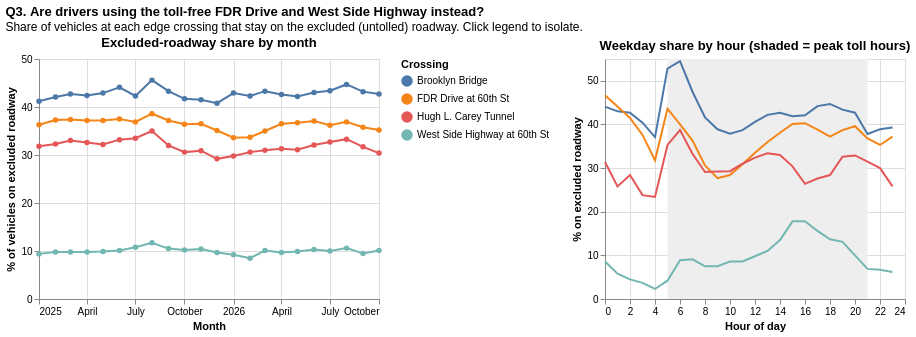

Express this chart as Vega-Lite.
### Vega-Lite specification from a JSON file in a GitHub repository (floating-point values rounded to 4 significant figures)
{"$schema": "https://vega.github.io/schema/vega-lite/v5.json", "title": {"text": "Q3. Are drivers using the toll-free FDR Drive and West Side Highway instead?", "subtitle": "Share of vehicles at each edge crossing that stay on the excluded (untolled) roadway. Click legend to isolate."}, "hconcat": [{"title": "Excluded-roadway share by month", "width": 340, "height": 240, "data": {"values": [{"month": "2025-01-01", "detection_group": "Brooklyn Bridge", "crz_entries": 769762, "excluded_roadway_entries": 539089, "excluded_share_pct": 41.2}, {"month": "2025-01-01", "detection_group": "FDR Drive at 60th St", "crz_entries": 1349828, "excluded_roadway_entries": 770448, "excluded_share_pct": 36.3}, {"month": "2025-01-01", "detection_group": "Hugh L. Carey Tunnel", "crz_entries": 517688, "excluded_roadway_entries": 241399, "excluded_share_pct": 31.8}, {"month": "2025-01-01", "detection_group": "West Side Highway at 60th St", "crz_entries": 1094645, "excluded_roadway_entries": 113354, "excluded_share_pct": 9.4}, {"month": "2025-02-01", "detection_group": "Brooklyn Bridge", "crz_entries": 780770, "excluded_roadway_entries": 566637, "excluded_share_pct": 42.1}, {"month": "2025-02-01", "detection_group": "FDR Drive at 60th St", "crz_entries": 1384969, "excluded_roadway_entries": 825209, "excluded_share_pct": 37.3}, {"month": "2025-02-01", "detection_group": "Hugh L. Carey Tunnel", "crz_entries": 564895, "excluded_roadway_entries": 269025, "excluded_share_pct": 32.3}, {"month": "2025-02-01", "detection_group": "West Side Highway at 60th St", "crz_entries": 1180242, "excluded_roadway_entries": 127637, "excluded_share_pct": 9.8}, {"month": "2025-03-01", "detection_group": "Brooklyn Bridge", "crz_entries": 873361, "excluded_roadway_entries": 651636, "excluded_share_pct": 42.7}, {"month": "2025-03-01", "detection_group": "FDR Drive at 60th St", "crz_entries": 1613191, "excluded_roadway_entries": 961926, "excluded_share_pct": 37.4}, {"month": "2025-03-01", "detection_group": "Hugh L. Carey Tunnel", "crz_entries": 652085, "excluded_roadway_entries": 321819, "excluded_share_pct": 33.0}, {"month": "2025-03-01", "detection_group": "West Side Highway at 60th St", "crz_entries": 1359995, "excluded_roadway_entries": 148066, "excluded_share_pct": 9.8}, {"month": "2025-04-01", "detection_group": "Brooklyn Bridge", "crz_entries": 835560, "excluded_roadway_entries": 614211, "excluded_share_pct": 42.4}, {"month": "2025-04-01", "detection_group": "FDR Drive at 60th St", "crz_entries": 1551234, "excluded_roadway_entries": 918394, "excluded_share_pct": 37.2}, {"month": "2025-04-01", "detection_group": "Hugh L. Carey Tunnel", "crz_entries": 639159, "excluded_roadway_entries": 308596, "excluded_share_pct": 32.6}, {"month": "2025-04-01", "detection_group": "West Side Highway at 60th St", "crz_entries": 1351857, "excluded_roadway_entries": 146921, "excluded_share_pct": 9.8}, {"month": "2025-05-01", "detection_group": "Brooklyn Bridge", "crz_entries": 861575, "excluded_roadway_entries": 646835, "excluded_share_pct": 42.9}, {"month": "2025-05-01", "detection_group": "FDR Drive at 60th St", "crz_entries": 1624505, "excluded_roadway_entries": 961619, "excluded_share_pct": 37.2}, {"month": "2025-05-01", "detection_group": "Hugh L. Carey Tunnel", "crz_entries": 688269, "excluded_roadway_entries": 327002, "excluded_share_pct": 32.2}, {"month": "2025-05-01", "detection_group": "West Side Highway at 60th St", "crz_entries": 1374749, "excluded_roadway_entries": 150854, "excluded_share_pct": 9.9}, {"month": "2025-06-01", "detection_group": "Brooklyn Bridge", "crz_entries": 793711, "excluded_roadway_entries": 626927, "excluded_share_pct": 44.1}, {"month": "2025-06-01", "detection_group": "FDR Drive at 60th St", "crz_entries": 1558688, "excluded_roadway_entries": 934247, "excluded_share_pct": 37.5}, {"month": "2025-06-01", "detection_group": "Hugh L. Carey Tunnel", "crz_entries": 656135, "excluded_roadway_entries": 326716, "excluded_share_pct": 33.2}, {"month": "2025-06-01", "detection_group": "West Side Highway at 60th St", "crz_entries": 1328095, "excluded_roadway_entries": 148943, "excluded_share_pct": 10.1}, {"month": "2025-07-01", "detection_group": "Brooklyn Bridge", "crz_entries": 818153, "excluded_roadway_entries": 599745, "excluded_share_pct": 42.3}, {"month": "2025-07-01", "detection_group": "FDR Drive at 60th St", "crz_entries": 1553411, "excluded_roadway_entries": 907944, "excluded_share_pct": 36.9}, {"month": "2025-07-01", "detection_group": "Hugh L. Carey Tunnel", "crz_entries": 638610, "excluded_roadway_entries": 321427, "excluded_share_pct": 33.5}, {"month": "2025-07-01", "detection_group": "West Side Highway at 60th St", "crz_entries": 1362155, "excluded_roadway_entries": 164985, "excluded_share_pct": 10.8}, {"month": "2025-08-01", "detection_group": "Brooklyn Bridge", "crz_entries": 789861, "excluded_roadway_entries": 662362, "excluded_share_pct": 45.6}, {"month": "2025-08-01", "detection_group": "FDR Drive at 60th St", "crz_entries": 1527972, "excluded_roadway_entries": 961334, "excluded_share_pct": 38.6}, {"month": "2025-08-01", "detection_group": "Hugh L. Carey Tunnel", "crz_entries": 646176, "excluded_roadway_entries": 348024, "excluded_share_pct": 35.0}, {"month": "2025-08-01", "detection_group": "West Side Highway at 60th St", "crz_entries": 1311346, "excluded_roadway_entries": 173115, "excluded_share_pct": 11.7}, {"month": "2025-09-01", "detection_group": "Brooklyn Bridge", "crz_entries": 814335, "excluded_roadway_entries": 621898, "excluded_share_pct": 43.3}, {"month": "2025-09-01", "detection_group": "FDR Drive at 60th St", "crz_entries": 1511447, "excluded_roadway_entries": 896347, "excluded_share_pct": 37.2}, {"month": "2025-09-01", "detection_group": "Hugh L. Carey Tunnel", "crz_entries": 667949, "excluded_roadway_entries": 314333, "excluded_share_pct": 32.0}, {"month": "2025-09-01", "detection_group": "West Side Highway at 60th St", "crz_entries": 1365886, "excluded_roadway_entries": 160118, "excluded_share_pct": 10.5}, {"month": "2025-10-01", "detection_group": "Brooklyn Bridge", "crz_entries": 868015, "excluded_roadway_entries": 620300, "excluded_share_pct": 41.7}, {"month": "2025-10-01", "detection_group": "FDR Drive at 60th St", "crz_entries": 1540255, "excluded_roadway_entries": 882818, "excluded_share_pct": 36.4}, {"month": "2025-10-01", "detection_group": "Hugh L. Carey Tunnel", "crz_entries": 707121, "excluded_roadway_entries": 312519, "excluded_share_pct": 30.6}, {"month": "2025-10-01", "detection_group": "West Side Highway at 60th St", "crz_entries": 1424140, "excluded_roadway_entries": 162349, "excluded_share_pct": 10.2}, {"month": "2025-11-01", "detection_group": "Brooklyn Bridge", "crz_entries": 807804, "excluded_roadway_entries": 572852, "excluded_share_pct": 41.5}, {"month": "2025-11-01", "detection_group": "FDR Drive at 60th St", "crz_entries": 1476887, "excluded_roadway_entries": 848994, "excluded_share_pct": 36.5}, {"month": "2025-11-01", "detection_group": "Hugh L. Carey Tunnel", "crz_entries": 674297, "excluded_roadway_entries": 302149, "excluded_share_pct": 30.9}, {"month": "2025-11-01", "detection_group": "West Side Highway at 60th St", "crz_entries": 1337538, "excluded_roadway_entries": 155137, "excluded_share_pct": 10.4}, {"month": "2025-12-01", "detection_group": "Brooklyn Bridge", "crz_entries": 799941, "excluded_roadway_entries": 551224, "excluded_share_pct": 40.8}, {"month": "2025-12-01", "detection_group": "FDR Drive at 60th St", "crz_entries": 1562190, "excluded_roadway_entries": 846249, "excluded_share_pct": 35.1}, {"month": "2025-12-01", "detection_group": "Hugh L. Carey Tunnel", "crz_entries": 688606, "excluded_roadway_entries": 284479, "excluded_share_pct": 29.2}, {"month": "2025-12-01", "detection_group": "West Side Highway at 60th St", "crz_entries": 1330728, "excluded_roadway_entries": 143149, "excluded_share_pct": 9.7}, {"month": "2026-01-01", "detection_group": "Brooklyn Bridge", "crz_entries": 726945, "excluded_roadway_entries": 546771, "excluded_share_pct": 42.9}, {"month": "2026-01-01", "detection_group": "FDR Drive at 60th St", "crz_entries": 1460259, "excluded_roadway_entries": 739456, "excluded_share_pct": 33.6}, {"month": "2026-01-01", "detection_group": "Hugh L. Carey Tunnel", "crz_entries": 588577, "excluded_roadway_entries": 250219, "excluded_share_pct": 29.8}, {"month": "2026-01-01", "detection_group": "West Side Highway at 60th St", "crz_entries": 1158946, "excluded_roadway_entries": 117936, "excluded_share_pct": 9.2}, {"month": "2026-02-01", "detection_group": "Brooklyn Bridge", "crz_entries": 653759, "excluded_roadway_entries": 479851, "excluded_share_pct": 42.3}, {"month": "2026-02-01", "detection_group": "FDR Drive at 60th St", "crz_entries": 1347065, "excluded_roadway_entries": 686215, "excluded_share_pct": 33.7}, {"month": "2026-02-01", "detection_group": "Hugh L. Carey Tunnel", "crz_entries": 542405, "excluded_roadway_entries": 238674, "excluded_share_pct": 30.6}, {"month": "2026-02-01", "detection_group": "West Side Highway at 60th St", "crz_entries": 1098415, "excluded_roadway_entries": 101668, "excluded_share_pct": 8.5}, {"month": "2026-03-01", "detection_group": "Brooklyn Bridge", "crz_entries": 784280, "excluded_roadway_entries": 598460, "excluded_share_pct": 43.3}, {"month": "2026-03-01", "detection_group": "FDR Drive at 60th St", "crz_entries": 1590701, "excluded_roadway_entries": 857546, "excluded_share_pct": 35.0}, {"month": "2026-03-01", "detection_group": "Hugh L. Carey Tunnel", "crz_entries": 655306, "excluded_roadway_entries": 294066, "excluded_share_pct": 31.0}, {"month": "2026-03-01", "detection_group": "West Side Highway at 60th St", "crz_entries": 1330176, "excluded_roadway_entries": 149281, "excluded_share_pct": 10.1}, {"month": "2026-04-01", "detection_group": "Brooklyn Bridge", "crz_entries": 801905, "excluded_roadway_entries": 594132, "excluded_share_pct": 42.6}, {"month": "2026-04-01", "detection_group": "FDR Drive at 60th St", "crz_entries": 1546882, "excluded_roadway_entries": 890788, "excluded_share_pct": 36.5}, {"month": "2026-04-01", "detection_group": "Hugh L. Carey Tunnel", "crz_entries": 629812, "excluded_roadway_entries": 286281, "excluded_share_pct": 31.3}, {"month": "2026-04-01", "detection_group": "West Side Highway at 60th St", "crz_entries": 1350884, "excluded_roadway_entries": 144738, "excluded_share_pct": 9.7}, {"month": "2026-05-01", "detection_group": "Brooklyn Bridge", "crz_entries": 842718, "excluded_roadway_entries": 615197, "excluded_share_pct": 42.2}, {"month": "2026-05-01", "detection_group": "FDR Drive at 60th St", "crz_entries": 1568248, "excluded_roadway_entries": 909283, "excluded_share_pct": 36.7}, {"month": "2026-05-01", "detection_group": "Hugh L. Carey Tunnel", "crz_entries": 672608, "excluded_roadway_entries": 303580, "excluded_share_pct": 31.1}, {"month": "2026-05-01", "detection_group": "West Side Highway at 60th St", "crz_entries": 1395019, "excluded_roadway_entries": 152486, "excluded_share_pct": 9.9}, {"month": "2026-06-01", "detection_group": "Brooklyn Bridge", "crz_entries": 795785, "excluded_roadway_entries": 599994, "excluded_share_pct": 43.0}, {"month": "2026-06-01", "detection_group": "FDR Drive at 60th St", "crz_entries": 1528659, "excluded_roadway_entries": 902806, "excluded_share_pct": 37.1}, {"month": "2026-06-01", "detection_group": "Hugh L. Carey Tunnel", "crz_entries": 669534, "excluded_roadway_entries": 316680, "excluded_share_pct": 32.1}, {"month": "2026-06-01", "detection_group": "West Side Highway at 60th St", "crz_entries": 1364351, "excluded_roadway_entries": 157253, "excluded_share_pct": 10.3}, {"month": "2026-07-01", "detection_group": "Brooklyn Bridge", "crz_entries": 796292, "excluded_roadway_entries": 610624, "excluded_share_pct": 43.4}, {"month": "2026-07-01", "detection_group": "FDR Drive at 60th St", "crz_entries": 1611401, "excluded_roadway_entries": 915244, "excluded_share_pct": 36.2}, {"month": "2026-07-01", "detection_group": "Hugh L. Carey Tunnel", "crz_entries": 638074, "excluded_roadway_entries": 310244, "excluded_share_pct": 32.7}, {"month": "2026-07-01", "detection_group": "West Side Highway at 60th St", "crz_entries": 1308553, "excluded_roadway_entries": 145201, "excluded_share_pct": 10.0}, {"month": "2026-08-01", "detection_group": "Brooklyn Bridge", "crz_entries": 798671, "excluded_roadway_entries": 646383, "excluded_share_pct": 44.7}, {"month": "2026-08-01", "detection_group": "FDR Drive at 60th St", "crz_entries": 1574453, "excluded_roadway_entries": 920793, "excluded_share_pct": 36.9}, {"month": "2026-08-01", "detection_group": "Hugh L. Carey Tunnel", "crz_entries": 590125, "excluded_roadway_entries": 294281, "excluded_share_pct": 33.3}, {"month": "2026-08-01", "detection_group": "West Side Highway at 60th St", "crz_entries": 1271826, "excluded_roadway_entries": 151106, "excluded_share_pct": 10.6}, {"month": "2026-09-01", "detection_group": "Brooklyn Bridge", "crz_entries": 783701, "excluded_roadway_entries": 594921, "excluded_share_pct": 43.2}, {"month": "2026-09-01", "detection_group": "FDR Drive at 60th St", "crz_entries": 1555501, "excluded_roadway_entries": 868230, "excluded_share_pct": 35.8}, {"month": "2026-09-01", "detection_group": "Hugh L. Carey Tunnel", "crz_entries": 624440, "excluded_roadway_entries": 290115, "excluded_share_pct": 31.7}, {"month": "2026-09-01", "detection_group": "West Side Highway at 60th St", "crz_entries": 1327289, "excluded_roadway_entries": 139570, "excluded_share_pct": 9.5}, {"month": "2026-10-01", "detection_group": "Brooklyn Bridge", "crz_entries": 628408, "excluded_roadway_entries": 468302, "excluded_share_pct": 42.7}, {"month": "2026-10-01", "detection_group": "FDR Drive at 60th St", "crz_entries": 1280720, "excluded_roadway_entries": 696554, "excluded_share_pct": 35.2}, {"month": "2026-10-01", "detection_group": "Hugh L. Carey Tunnel", "crz_entries": 552566, "excluded_roadway_entries": 240933, "excluded_share_pct": 30.4}, {"month": "2026-10-01", "detection_group": "West Side Highway at 60th St", "crz_entries": 1111342, "excluded_roadway_entries": 124342, "excluded_share_pct": 10.1}]}, "params": [{"name": "grp", "select": {"type": "point", "fields": ["detection_group"]}, "bind": "legend"}], "mark": {"type": "line", "point": true}, "encoding": {"x": {"field": "month", "type": "temporal", "title": "Month"}, "y": {"field": "excluded_share_pct", "type": "quantitative", "title": "% of vehicles on excluded roadway"}, "color": {"field": "detection_group", "type": "nominal", "title": "Crossing"}, "opacity": {"condition": {"param": "grp", "value": 1}, "value": 0.15}, "tooltip": [{"field": "detection_group"}, {"field": "month", "type": "temporal", "format": "%b %Y"}, {"field": "excluded_share_pct"}, {"field": "excluded_roadway_entries", "format": ","}]}}, {"title": "Weekday share by hour (shaded = peak toll hours)", "width": 300, "height": 240, "layer": [{"data": {"values": [{"a": 5, "b": 21}]}, "mark": {"type": "rect", "color": "#eee"}, "encoding": {"x": {"field": "a", "type": "quantitative"}, "x2": {"field": "b"}}}, {"data": {"values": [{"detection_group": "Brooklyn Bridge", "hour_of_day": 0, "crz_entries": 301558, "excluded_roadway_entries": 237737, "excluded_share_pct": 44.1, "toll_period": "Overnight"}, {"detection_group": "Brooklyn Bridge", "hour_of_day": 1, "crz_entries": 206586, "excluded_roadway_entries": 155722, "excluded_share_pct": 43.0, "toll_period": "Overnight"}, {"detection_group": "Brooklyn Bridge", "hour_of_day": 2, "crz_entries": 157110, "excluded_roadway_entries": 117105, "excluded_share_pct": 42.7, "toll_period": "Overnight"}, {"detection_group": "Brooklyn Bridge", "hour_of_day": 3, "crz_entries": 175869, "excluded_roadway_entries": 119131, "excluded_share_pct": 40.4, "toll_period": "Overnight"}, {"detection_group": "Brooklyn Bridge", "hour_of_day": 4, "crz_entries": 372597, "excluded_roadway_entries": 220159, "excluded_share_pct": 37.1, "toll_period": "Overnight"}, {"detection_group": "Brooklyn Bridge", "hour_of_day": 5, "crz_entries": 395657, "excluded_roadway_entries": 442868, "excluded_share_pct": 52.8, "toll_period": "Peak"}, {"detection_group": "Brooklyn Bridge", "hour_of_day": 6, "crz_entries": 555863, "excluded_roadway_entries": 665869, "excluded_share_pct": 54.5, "toll_period": "Peak"}, {"detection_group": "Brooklyn Bridge", "hour_of_day": 7, "crz_entries": 617698, "excluded_roadway_entries": 559865, "excluded_share_pct": 47.5, "toll_period": "Peak"}, {"detection_group": "Brooklyn Bridge", "hour_of_day": 8, "crz_entries": 652452, "excluded_roadway_entries": 463881, "excluded_share_pct": 41.6, "toll_period": "Peak"}, {"detection_group": "Brooklyn Bridge", "hour_of_day": 9, "crz_entries": 661682, "excluded_roadway_entries": 421391, "excluded_share_pct": 38.9, "toll_period": "Peak"}, {"detection_group": "Brooklyn Bridge", "hour_of_day": 10, "crz_entries": 632863, "excluded_roadway_entries": 386727, "excluded_share_pct": 37.9, "toll_period": "Peak"}, {"detection_group": "Brooklyn Bridge", "hour_of_day": 11, "crz_entries": 603347, "excluded_roadway_entries": 381219, "excluded_share_pct": 38.7, "toll_period": "Peak"}, {"detection_group": "Brooklyn Bridge", "hour_of_day": 12, "crz_entries": 577383, "excluded_roadway_entries": 395174, "excluded_share_pct": 40.6, "toll_period": "Peak"}, {"detection_group": "Brooklyn Bridge", "hour_of_day": 13, "crz_entries": 586116, "excluded_roadway_entries": 427551, "excluded_share_pct": 42.2, "toll_period": "Peak"}, {"detection_group": "Brooklyn Bridge", "hour_of_day": 14, "crz_entries": 614904, "excluded_roadway_entries": 457650, "excluded_share_pct": 42.7, "toll_period": "Peak"}, {"detection_group": "Brooklyn Bridge", "hour_of_day": 15, "crz_entries": 616411, "excluded_roadway_entries": 445017, "excluded_share_pct": 41.9, "toll_period": "Peak"}, {"detection_group": "Brooklyn Bridge", "hour_of_day": 16, "crz_entries": 627753, "excluded_roadway_entries": 455986, "excluded_share_pct": 42.1, "toll_period": "Peak"}, {"detection_group": "Brooklyn Bridge", "hour_of_day": 17, "crz_entries": 636966, "excluded_roadway_entries": 503630, "excluded_share_pct": 44.2, "toll_period": "Peak"}, {"detection_group": "Brooklyn Bridge", "hour_of_day": 18, "crz_entries": 630056, "excluded_roadway_entries": 509640, "excluded_share_pct": 44.7, "toll_period": "Peak"}, {"detection_group": "Brooklyn Bridge", "hour_of_day": 19, "crz_entries": 599923, "excluded_roadway_entries": 459999, "excluded_share_pct": 43.4, "toll_period": "Peak"}, {"detection_group": "Brooklyn Bridge", "hour_of_day": 20, "crz_entries": 571380, "excluded_roadway_entries": 425501, "excluded_share_pct": 42.7, "toll_period": "Peak"}, {"detection_group": "Brooklyn Bridge", "hour_of_day": 21, "crz_entries": 653158, "excluded_roadway_entries": 396125, "excluded_share_pct": 37.8, "toll_period": "Overnight"}, {"detection_group": "Brooklyn Bridge", "hour_of_day": 22, "crz_entries": 595039, "excluded_roadway_entries": 379331, "excluded_share_pct": 38.9, "toll_period": "Overnight"}, {"detection_group": "Brooklyn Bridge", "hour_of_day": 23, "crz_entries": 496974, "excluded_roadway_entries": 321526, "excluded_share_pct": 39.3, "toll_period": "Overnight"}, {"detection_group": "FDR Drive at 60th St", "hour_of_day": 0, "crz_entries": 399744, "excluded_roadway_entries": 350899, "excluded_share_pct": 46.7, "toll_period": "Overnight"}, {"detection_group": "FDR Drive at 60th St", "hour_of_day": 1, "crz_entries": 273140, "excluded_roadway_entries": 215865, "excluded_share_pct": 44.1, "toll_period": "Overnight"}, {"detection_group": "FDR Drive at 60th St", "hour_of_day": 2, "crz_entries": 224233, "excluded_roadway_entries": 158962, "excluded_share_pct": 41.5, "toll_period": "Overnight"}, {"detection_group": "FDR Drive at 60th St", "hour_of_day": 3, "crz_entries": 226748, "excluded_roadway_entries": 136854, "excluded_share_pct": 37.6, "toll_period": "Overnight"}, {"detection_group": "FDR Drive at 60th St", "hour_of_day": 4, "crz_entries": 447270, "excluded_roadway_entries": 208889, "excluded_share_pct": 31.8, "toll_period": "Overnight"}, {"detection_group": "FDR Drive at 60th St", "hour_of_day": 5, "crz_entries": 659451, "excluded_roadway_entries": 509118, "excluded_share_pct": 43.6, "toll_period": "Peak"}, {"detection_group": "FDR Drive at 60th St", "hour_of_day": 6, "crz_entries": 1111323, "excluded_roadway_entries": 741767, "excluded_share_pct": 40.0, "toll_period": "Peak"}, {"detection_group": "FDR Drive at 60th St", "hour_of_day": 7, "crz_entries": 1286502, "excluded_roadway_entries": 733314, "excluded_share_pct": 36.3, "toll_period": "Peak"}, {"detection_group": "FDR Drive at 60th St", "hour_of_day": 8, "crz_entries": 1489910, "excluded_roadway_entries": 655992, "excluded_share_pct": 30.6, "toll_period": "Peak"}, {"detection_group": "FDR Drive at 60th St", "hour_of_day": 9, "crz_entries": 1510165, "excluded_roadway_entries": 578536, "excluded_share_pct": 27.7, "toll_period": "Peak"}, {"detection_group": "FDR Drive at 60th St", "hour_of_day": 10, "crz_entries": 1387527, "excluded_roadway_entries": 549897, "excluded_share_pct": 28.4, "toll_period": "Peak"}, {"detection_group": "FDR Drive at 60th St", "hour_of_day": 11, "crz_entries": 1338384, "excluded_roadway_entries": 598518, "excluded_share_pct": 30.9, "toll_period": "Peak"}, {"detection_group": "FDR Drive at 60th St", "hour_of_day": 12, "crz_entries": 1310390, "excluded_roadway_entries": 660417, "excluded_share_pct": 33.5, "toll_period": "Peak"}, {"detection_group": "FDR Drive at 60th St", "hour_of_day": 13, "crz_entries": 1279644, "excluded_roadway_entries": 719870, "excluded_share_pct": 36.0, "toll_period": "Peak"}, {"detection_group": "FDR Drive at 60th St", "hour_of_day": 14, "crz_entries": 1276789, "excluded_roadway_entries": 784729, "excluded_share_pct": 38.1, "toll_period": "Peak"}, {"detection_group": "FDR Drive at 60th St", "hour_of_day": 15, "crz_entries": 1256578, "excluded_roadway_entries": 842221, "excluded_share_pct": 40.1, "toll_period": "Peak"}, {"detection_group": "FDR Drive at 60th St", "hour_of_day": 16, "crz_entries": 1235468, "excluded_roadway_entries": 834486, "excluded_share_pct": 40.3, "toll_period": "Peak"}, {"detection_group": "FDR Drive at 60th St", "hour_of_day": 17, "crz_entries": 1237708, "excluded_roadway_entries": 784865, "excluded_share_pct": 38.8, "toll_period": "Peak"}, {"detection_group": "FDR Drive at 60th St", "hour_of_day": 18, "crz_entries": 1260020, "excluded_roadway_entries": 744946, "excluded_share_pct": 37.2, "toll_period": "Peak"}, {"detection_group": "FDR Drive at 60th St", "hour_of_day": 19, "crz_entries": 1173425, "excluded_roadway_entries": 740386, "excluded_share_pct": 38.7, "toll_period": "Peak"}, {"detection_group": "FDR Drive at 60th St", "hour_of_day": 20, "crz_entries": 1046052, "excluded_roadway_entries": 686361, "excluded_share_pct": 39.6, "toll_period": "Peak"}, {"detection_group": "FDR Drive at 60th St", "hour_of_day": 21, "crz_entries": 1032806, "excluded_roadway_entries": 601580, "excluded_share_pct": 36.8, "toll_period": "Overnight"}, {"detection_group": "FDR Drive at 60th St", "hour_of_day": 22, "crz_entries": 957329, "excluded_roadway_entries": 522046, "excluded_share_pct": 35.3, "toll_period": "Overnight"}, {"detection_group": "FDR Drive at 60th St", "hour_of_day": 23, "crz_entries": 766831, "excluded_roadway_entries": 455055, "excluded_share_pct": 37.2, "toll_period": "Overnight"}, {"detection_group": "Hugh L. Carey Tunnel", "hour_of_day": 0, "crz_entries": 56344, "excluded_roadway_entries": 25731, "excluded_share_pct": 31.4, "toll_period": "Overnight"}, {"detection_group": "Hugh L. Carey Tunnel", "hour_of_day": 1, "crz_entries": 42282, "excluded_roadway_entries": 14709, "excluded_share_pct": 25.8, "toll_period": "Overnight"}, {"detection_group": "Hugh L. Carey Tunnel", "hour_of_day": 2, "crz_entries": 48244, "excluded_roadway_entries": 19156, "excluded_share_pct": 28.4, "toll_period": "Overnight"}, {"detection_group": "Hugh L. Carey Tunnel", "hour_of_day": 3, "crz_entries": 59601, "excluded_roadway_entries": 18596, "excluded_share_pct": 23.8, "toll_period": "Overnight"}, {"detection_group": "Hugh L. Carey Tunnel", "hour_of_day": 4, "crz_entries": 102405, "excluded_roadway_entries": 31290, "excluded_share_pct": 23.4, "toll_period": "Overnight"}, {"detection_group": "Hugh L. Carey Tunnel", "hour_of_day": 5, "crz_entries": 278400, "excluded_roadway_entries": 152195, "excluded_share_pct": 35.3, "toll_period": "Peak"}, {"detection_group": "Hugh L. Carey Tunnel", "hour_of_day": 6, "crz_entries": 708786, "excluded_roadway_entries": 447081, "excluded_share_pct": 38.7, "toll_period": "Peak"}, {"detection_group": "Hugh L. Carey Tunnel", "hour_of_day": 7, "crz_entries": 891828, "excluded_roadway_entries": 446196, "excluded_share_pct": 33.3, "toll_period": "Peak"}, {"detection_group": "Hugh L. Carey Tunnel", "hour_of_day": 8, "crz_entries": 965150, "excluded_roadway_entries": 396910, "excluded_share_pct": 29.1, "toll_period": "Peak"}, {"detection_group": "Hugh L. Carey Tunnel", "hour_of_day": 9, "crz_entries": 935198, "excluded_roadway_entries": 385887, "excluded_share_pct": 29.2, "toll_period": "Peak"}, {"detection_group": "Hugh L. Carey Tunnel", "hour_of_day": 10, "crz_entries": 730527, "excluded_roadway_entries": 302483, "excluded_share_pct": 29.3, "toll_period": "Peak"}, {"detection_group": "Hugh L. Carey Tunnel", "hour_of_day": 11, "crz_entries": 611629, "excluded_roadway_entries": 274809, "excluded_share_pct": 31.0, "toll_period": "Peak"}, {"detection_group": "Hugh L. Carey Tunnel", "hour_of_day": 12, "crz_entries": 576442, "excluded_roadway_entries": 276373, "excluded_share_pct": 32.4, "toll_period": "Peak"}, {"detection_group": "Hugh L. Carey Tunnel", "hour_of_day": 13, "crz_entries": 572819, "excluded_roadway_entries": 287191, "excluded_share_pct": 33.4, "toll_period": "Peak"}, {"detection_group": "Hugh L. Carey Tunnel", "hour_of_day": 14, "crz_entries": 585867, "excluded_roadway_entries": 288092, "excluded_share_pct": 33.0, "toll_period": "Peak"}, {"detection_group": "Hugh L. Carey Tunnel", "hour_of_day": 15, "crz_entries": 613918, "excluded_roadway_entries": 268467, "excluded_share_pct": 30.4, "toll_period": "Peak"}, {"detection_group": "Hugh L. Carey Tunnel", "hour_of_day": 16, "crz_entries": 506510, "excluded_roadway_entries": 181416, "excluded_share_pct": 26.4, "toll_period": "Peak"}, {"detection_group": "Hugh L. Carey Tunnel", "hour_of_day": 17, "crz_entries": 421489, "excluded_roadway_entries": 160292, "excluded_share_pct": 27.6, "toll_period": "Peak"}, {"detection_group": "Hugh L. Carey Tunnel", "hour_of_day": 18, "crz_entries": 415549, "excluded_roadway_entries": 164745, "excluded_share_pct": 28.4, "toll_period": "Peak"}, {"detection_group": "Hugh L. Carey Tunnel", "hour_of_day": 19, "crz_entries": 441591, "excluded_roadway_entries": 213755, "excluded_share_pct": 32.6, "toll_period": "Peak"}, {"detection_group": "Hugh L. Carey Tunnel", "hour_of_day": 20, "crz_entries": 328352, "excluded_roadway_entries": 160926, "excluded_share_pct": 32.9, "toll_period": "Peak"}, {"detection_group": "Hugh L. Carey Tunnel", "hour_of_day": 21, "crz_entries": 266126, "excluded_roadway_entries": 122590, "excluded_share_pct": 31.5, "toll_period": "Overnight"}, {"detection_group": "Hugh L. Carey Tunnel", "hour_of_day": 22, "crz_entries": 223478, "excluded_roadway_entries": 95867, "excluded_share_pct": 30.0, "toll_period": "Overnight"}, {"detection_group": "Hugh L. Carey Tunnel", "hour_of_day": 23, "crz_entries": 157230, "excluded_roadway_entries": 54698, "excluded_share_pct": 25.8, "toll_period": "Overnight"}, {"detection_group": "West Side Highway at 60th St", "hour_of_day": 0, "crz_entries": 296272, "excluded_roadway_entries": 27777, "excluded_share_pct": 8.6, "toll_period": "Overnight"}, {"detection_group": "West Side Highway at 60th St", "hour_of_day": 1, "crz_entries": 219319, "excluded_roadway_entries": 13402, "excluded_share_pct": 5.8, "toll_period": "Overnight"}, {"detection_group": "West Side Highway at 60th St", "hour_of_day": 2, "crz_entries": 201547, "excluded_roadway_entries": 9452, "excluded_share_pct": 4.5, "toll_period": "Overnight"}, {"detection_group": "West Side Highway at 60th St", "hour_of_day": 3, "crz_entries": 216957, "excluded_roadway_entries": 8253, "excluded_share_pct": 3.7, "toll_period": "Overnight"}, {"detection_group": "West Side Highway at 60th St", "hour_of_day": 4, "crz_entries": 414573, "excluded_roadway_entries": 9598, "excluded_share_pct": 2.3, "toll_period": "Overnight"}, {"detection_group": "West Side Highway at 60th St", "hour_of_day": 5, "crz_entries": 633513, "excluded_roadway_entries": 28030, "excluded_share_pct": 4.2, "toll_period": "Peak"}, {"detection_group": "West Side Highway at 60th St", "hour_of_day": 6, "crz_entries": 1281850, "excluded_roadway_entries": 124623, "excluded_share_pct": 8.9, "toll_period": "Peak"}, {"detection_group": "West Side Highway at 60th St", "hour_of_day": 7, "crz_entries": 1495071, "excluded_roadway_entries": 149421, "excluded_share_pct": 9.1, "toll_period": "Peak"}, {"detection_group": "West Side Highway at 60th St", "hour_of_day": 8, "crz_entries": 1593977, "excluded_roadway_entries": 128865, "excluded_share_pct": 7.5, "toll_period": "Peak"}, {"detection_group": "West Side Highway at 60th St", "hour_of_day": 9, "crz_entries": 1486050, "excluded_roadway_entries": 120520, "excluded_share_pct": 7.5, "toll_period": "Peak"}, {"detection_group": "West Side Highway at 60th St", "hour_of_day": 10, "crz_entries": 1256729, "excluded_roadway_entries": 118104, "excluded_share_pct": 8.6, "toll_period": "Peak"}, {"detection_group": "West Side Highway at 60th St", "hour_of_day": 11, "crz_entries": 1070509, "excluded_roadway_entries": 101355, "excluded_share_pct": 8.6, "toll_period": "Peak"}, {"detection_group": "West Side Highway at 60th St", "hour_of_day": 12, "crz_entries": 1003636, "excluded_roadway_entries": 108702, "excluded_share_pct": 9.8, "toll_period": "Peak"}, {"detection_group": "West Side Highway at 60th St", "hour_of_day": 13, "crz_entries": 1001831, "excluded_roadway_entries": 124090, "excluded_share_pct": 11.0, "toll_period": "Peak"}, {"detection_group": "West Side Highway at 60th St", "hour_of_day": 14, "crz_entries": 1077675, "excluded_roadway_entries": 168276, "excluded_share_pct": 13.5, "toll_period": "Peak"}, {"detection_group": "West Side Highway at 60th St", "hour_of_day": 15, "crz_entries": 1096783, "excluded_roadway_entries": 237392, "excluded_share_pct": 17.8, "toll_period": "Peak"}, {"detection_group": "West Side Highway at 60th St", "hour_of_day": 16, "crz_entries": 1104634, "excluded_roadway_entries": 239381, "excluded_share_pct": 17.8, "toll_period": "Peak"}, {"detection_group": "West Side Highway at 60th St", "hour_of_day": 17, "crz_entries": 1143427, "excluded_roadway_entries": 211218, "excluded_share_pct": 15.6, "toll_period": "Peak"}, {"detection_group": "West Side Highway at 60th St", "hour_of_day": 18, "crz_entries": 1120559, "excluded_roadway_entries": 177975, "excluded_share_pct": 13.7, "toll_period": "Peak"}, {"detection_group": "West Side Highway at 60th St", "hour_of_day": 19, "crz_entries": 896063, "excluded_roadway_entries": 134516, "excluded_share_pct": 13.1, "toll_period": "Peak"}, {"detection_group": "West Side Highway at 60th St", "hour_of_day": 20, "crz_entries": 688135, "excluded_roadway_entries": 76362, "excluded_share_pct": 10.0, "toll_period": "Peak"}, {"detection_group": "West Side Highway at 60th St", "hour_of_day": 21, "crz_entries": 726796, "excluded_roadway_entries": 53927, "excluded_share_pct": 6.9, "toll_period": "Overnight"}, {"detection_group": "West Side Highway at 60th St", "hour_of_day": 22, "crz_entries": 666513, "excluded_roadway_entries": 47488, "excluded_share_pct": 6.7, "toll_period": "Overnight"}, {"detection_group": "West Side Highway at 60th St", "hour_of_day": 23, "crz_entries": 495576, "excluded_roadway_entries": 33003, "excluded_share_pct": 6.2, "toll_period": "Overnight"}]}, "mark": "line", "encoding": {"x": {"field": "hour_of_day", "type": "quantitative", "title": "Hour of day", "scale": {"domain": [0, 23]}}, "y": {"field": "excluded_share_pct", "type": "quantitative", "title": "% on excluded roadway"}, "color": {"field": "detection_group", "type": "nominal", "legend": null}}}]}], "resolve": {"scale": {"color": "independent"}}}
